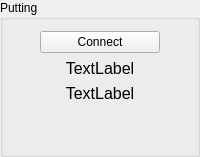
             <widget class="QGroupBox" name="groupBox_3">
              <property name="title">
               <string>Putting</string>
              </property>
              <layout class="QHBoxLayout" name="horizontalLayout_3">
               <property name="sizeConstraint">
                <enum>QLayout::SizeConstraint::SetDefaultConstraint</enum>
               </property>
               <item>
                <layout class="QVBoxLayout" name="verticalLayout_2">
                 <property name="sizeConstraint">
                  <enum>QLayout::SizeConstraint::SetDefaultConstraint</enum>
                 </property>
                 <item>
                  <widget class="QPushButton" name="putting_server_button">
                   <property name="sizePolicy">
                    <sizepolicy hsizetype="Minimum" vsizetype="Maximum">
                     <horstretch>0</horstretch>
                     <verstretch>0</verstretch>
                    </sizepolicy>
                   </property>
                   <property name="maximumSize">
                    <size>
                     <width>200</width>
                     <height>30</height>
                    </size>
                   </property>
                   <property name="text">
                    <string>Connect</string>
                   </property>
                  </widget>
                 </item>
                 <item>
                  <widget class="QLabel" name="putting_system_label">
                   <property name="sizePolicy">
                    <sizepolicy hsizetype="Maximum" vsizetype="Preferred">
                     <horstretch>0</horstretch>
                     <verstretch>0</verstretch>
                    </sizepolicy>
                   </property>
                   <property name="minimumSize">
                    <size>
                     <width>120</width>
                     <height>0</height>
                    </size>
                   </property>
                   <property name="font">
                    <font>
                     <pointsize>12</pointsize>
                     <bold>false</bold>
                    </font>
                   </property>
                   <property name="text">
                    <string>TextLabel</string>
                   </property>
                   <property name="alignment">
                    <set>Qt::AlignmentFlag::AlignCenter</set>
                   </property>
                   <property name="margin">
                    <number>5</number>
                   </property>
                  </widget>
                 </item>
                 <item>
                  <widget class="QLabel" name="putting_server_status_label">
                   <property name="sizePolicy">
                    <sizepolicy hsizetype="Maximum" vsizetype="Preferred">
                     <horstretch>0</horstretch>
                     <verstretch>0</verstretch>
                    </sizepolicy>
                   </property>
                   <property name="minimumSize">
                    <size>
                     <width>120</width>
                     <height>0</height>
                    </size>
                   </property>
                   <property name="font">
                    <font>
                     <pointsize>12</pointsize>
                     <bold>false</bold>
                    </font>
                   </property>
                   <property name="text">
                    <string>TextLabel</string>
                   </property>
                   <property name="alignment">
                    <set>Qt::AlignmentFlag::AlignCenter</set>
                   </property>
                   <property name="margin">
                    <number>5</number>
                   </property>
                  </widget>
                 </item>
                 <item>
                  <spacer name="verticalSpacer_2">
                   <property name="orientation">
                    <enum>Qt::Orientation::Vertical</enum>
                   </property>
                   <property name="sizeHint" stdset="0">
                    <size>
                     <width>20</width>
                     <height>40</height>
                    </size>
                   </property>
                  </spacer>
                 </item>
                </layout>
               </item>
              </layout>
             </widget>
